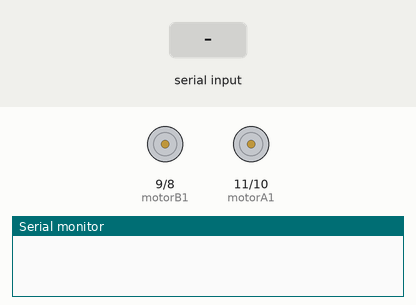
This sketch was run on a simulated Arduino Uno, built with avr-gcc and run on an emulated ATmega328P. Parts: motor-driver pin pairs drawn as motors (green arrow = first pin HIGH = forward, orange = second pin HIGH = backward, longer = more drive), the last lines printed to the serial monitor. The test bench sets the inputs (shaded band).

Above: at 1.2 s.
1.3 s: "F" received over Serial
At 1.8 s:
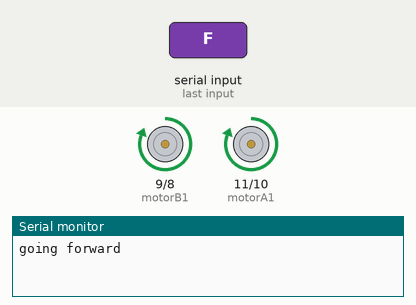
2.8 s: "R" received over Serial
At 4.0 s:
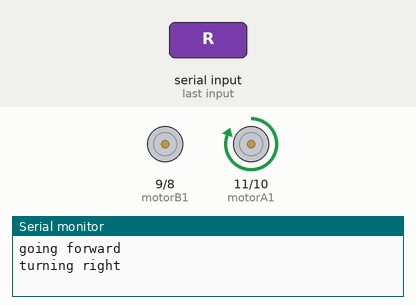
4.3 s: "L" received over Serial
At 5.3 s:
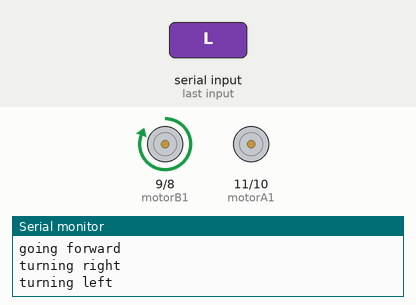
Timing chart, 0 to 7.3 s (numbered marks = the images above; inputs shaded):
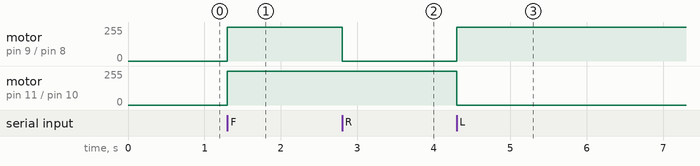

Measured:
- after the input at 1.3 s, motor on pin 9 (motorB1) / pin 8 (motorB2), motor on pin 11 (motorA1) / pin 10 (motorA2): stopped → forward 255/255 at once
- after the input at 2.8 s, motor on pin 9 (motorB1) / pin 8 (motorB2): forward 255/255 → stopped at once
- after the input at 4.3 s, motor on pin 9 (motorB1) / pin 8 (motorB2): stopped → forward 255/255 at once; motor on pin 11 (motorA1) / pin 10 (motorA2): forward 255/255 → stopped at once

The sketch:

WHEEL_CHAIR.ino
```cpp
const int motorA1      = 11;
const int motorA2      = 10;
const int motorB1      = 9;
const int motorB2      = 8;
char command;

void setup() {
  pinMode(motorA1, OUTPUT);
  pinMode(motorA2, OUTPUT);
  pinMode(motorB1, OUTPUT);
  pinMode(motorB2, OUTPUT);

  Serial.begin(9600);

}

void loop() {


  command=Serial.read();
  switch (command)
  { case 'F':forward();
            break;
    case 'R':turn_right();
            break;
    case 'L':turn_left();
             break;
    case 'S':stopping();
             break;
  }
}
void turn_left()
{
    Serial.println("turning left");
    digitalWrite (motorA1,LOW);
    digitalWrite(motorA2,LOW);
    digitalWrite (motorB1,HIGH);
    digitalWrite(motorB2,LOW);
}

void turn_right()
{
    Serial.println("turning right");
    digitalWrite (motorA1,HIGH);
    digitalWrite(motorA2,LOW);
    digitalWrite (motorB1,HIGH);
    digitalWrite(motorB2,HIGH);
}
void stopping()
{
    Serial.println("stop");
    digitalWrite (motorA2,LOW);
    digitalWrite(motorA1,LOW);
    digitalWrite (motorB2,LOW);
    digitalWrite(motorB1,LOW);
}
void forward()
{
    Serial.println("going forward");
    digitalWrite (motorA1,HIGH);
    digitalWrite(motorA2,LOW);
    digitalWrite (motorB1,HIGH);
    digitalWrite(motorB2,LOW);
}
```
